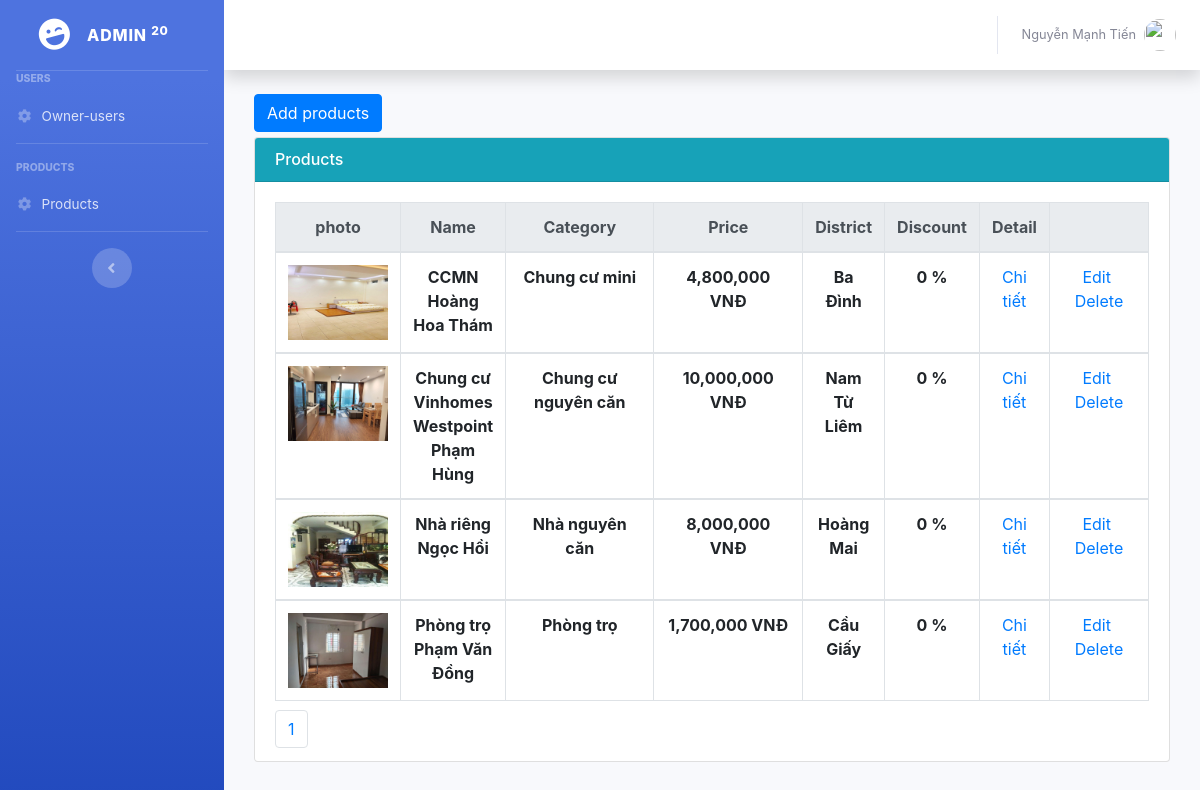
/Backend/Owner/index.php?controller=products&action=read (signed in), run on the app's committed database.
### tables this page shows
CREATE TABLE `products` (
  `id` int(11) NOT NULL,
  `name` varchar(500) NOT NULL,
  `photo` varchar(255) NOT NULL,
  `owner_id` int(11) NOT NULL,
  `category_id` int(11) NOT NULL,
  `location_id` int(11) NOT NULL,
  `address` varchar(500) NOT NULL,
  `title` varchar(500) NOT NULL,
  `description` varchar(4000) NOT NULL,
  `area` double NOT NULL,
  `discount` double NOT NULL,
  `chung_chu` int(11) NOT NULL,
  `phong_tam` varchar(500) NOT NULL,
  `phong_bep` varchar(500) NOT NULL,
  `dieu_hoa` int(11) NOT NULL,
  `ban_cong` int(11) NOT NULL,
  `hot` int(11) NOT NULL,
  `gia_dien_nuoc` varchar(255) NOT NULL,
  `price` double NOT NULL,
  `quantities` int(11) NOT NULL,
  `date` date NOT NULL
);

CREATE TABLE `categories` (
  `id` int(11) NOT NULL,
  `name` varchar(255) NOT NULL
);

CREATE TABLE `location` (
  `id` int(11) NOT NULL,
  `name` varchar(500) NOT NULL
);

### Backend/Owner/Controllers/ProductsController.php (called while the page is built, shortened)
<?php
	include "Models/ProductsModel.php";
	class ProductsController extends ProductsModel{
		public function read(){
			$recordPerPage = 25;
			$numPage = ceil($this->modelTotal()/$recordPerPage);
			$listRecord = $this->modelRead($recordPerPage);
			include "Views/ProductsView.php";
		}
	}
 ?>

### Backend/Owner/Models/ProductsModel.php (called while the page is built, shortened)
<?php
	class ProductsModel{
		public function modelRead($recordPerPage){
			$total = $this->modelTotal();
			$numPage = ceil($total/$recordPerPage);
			$page = isset($_GET["p"]) && $_GET["p"] > 0 ? $_GET["p"]-1 : 0;
			$from = $page * $recordPerPage;
			$conn = Connection::getInstance();
			$query = $conn->query("select * from products where owner_id ='{$_SESSION["ownerId"]}' order by id desc limit $from, $recordPerPage");
			return $query->fetchAll();
		}
		public function modelTotal(){
			$conn = Connection::getInstance();
			$query = $conn->query("select id from products order by id desc");
			return $query->rowCount();
		}
		public function modelGetCategoryName($id){
			$conn = Connection::getInstance();
			$query = $conn->query("select * from categories where id = $id");
			$record = $query->fetch();
			return $record->name;
		}
		public function modelGetLocationName($id){
			$conn = Connection::getInstance();
			$query = $conn->query("select * from location where id = $id");
			$record = $query->fetch();
			return $record->name;
		}
	}
 ?>

### Backend/Owner/Views/ProductsView.php (the view, shortened to what this page needs)
<div class="col-md-12" >
    <div style="margin-bottom:5px;">
        <a href="index.php?controller=products&action=create" class="btn btn-primary">Add products</a>
    </div>
    <div class="card card-primary">
        <h6 class="card-header bg-info" style="color: white">Products</h6>
        <div class="card-body">
            <table class="table table-bordered">
              <thead class="thead-light">
                <tr style="text-align: center;">
                  <th scope="col" style="width: 100px;">photo</th>
                  <th scope="col">Name</th>
                  <th scope="col" style="width: 150px;">Category</th>
                  <th scope="col" style="width: 150px;">Price</th>
                  <th scope="col">District</th>
                  <th scope="col" style="width: 80px;">Discount</th>
                  <th scope="col">Detail</th>
                  <th scope="col"style="width: 100px;"></th>
                </tr>
              </thead>
              <?php foreach($listRecord as $rows): ?>
              <tbody>
                <tr style="text-align: center;">
                  <td style="">
                    <?php if($rows->photo != "" && file_exists('../../Assets/Upload/Products/'.$rows->photo)): ?>
                      <img src="../../Assets/Upload/Products/<?php echo $rows->photo; ?>" style="width:100px;">
                    <?php endif; ?>
                  </td>
                  <th><?php echo $rows->name; ?></th>
                  <th><?php echo $this->modelGetCategoryName($rows->category_id); ?></th>
                  <th> <?php echo number_format($rows->price);?> VNĐ</th>
                  <th><?php echo $this->modelGetLocationName($rows->location_id); ?></th>
                  <th><?php echo number_format($rows->discount); ?> %</th>
                  <td><a href="index.php?controller=products&action=detail&id=<?php echo $rows->id;?>" class="label label-success">Chi tiết</a></td>
                  <td style="text-align:center;">
                    <a href="index.php?controller=products&action=update&id=<?php echo $rows->id; ?>">Edit</a>&nbsp;
                    <a href="index.php?controller=products&action=delete&id=<?php echo $rows->id; ?>" onclick="return window.confirm('Are you sure?');">Delete</a>
                  </td>
                </tr>
              </tbody>
              <?php endforeach; ?>
            </table>
            <ul class="pagination">
                <li class="page-item">
                    <?php for($i = 1; $i <= $numPage; $i++): ?>
                    <a href="index.php?controller=products&action=read&p=<?php echo $i; ?>" class="page-link"><?php echo $i; ?></a>
                    <?php endfor; ?>
                </li>
            </ul>
        </div>
    </div>
</div>

### Backend/Owner/Views/ProductsView.php (style rules this page uses)
.pagination { padding:0px; margin:0px; }
.page-link { display: inline; }

### data on the page
products: photo (picture), name "CCMN Hoàng Hoa Thám", category.name "Chung cư mini", price "4,800,000", location.name "Ba Đình", discount "0"
products: photo (picture), name "Chung cư Vinhomes Westpoint Phạm Hùng", category.name "Chung cư nguyên căn", price "10,000,000", location.name "Nam Từ Liêm", discount "0"
products: photo (picture), name "Nhà riêng Ngọc Hồi", category.name "Nhà nguyên căn", price "8,000,000", location.name "Hoàng Mai", discount "0"
products: photo (picture), name "Phòng trọ Phạm Văn Đồng", category.name "Phòng trọ", price "1,700,000", location.name "Cầu Giấy", discount "0"

### other printed values
$_SESSION["ownerName"] "Nguyễn Mạnh Tiến"
